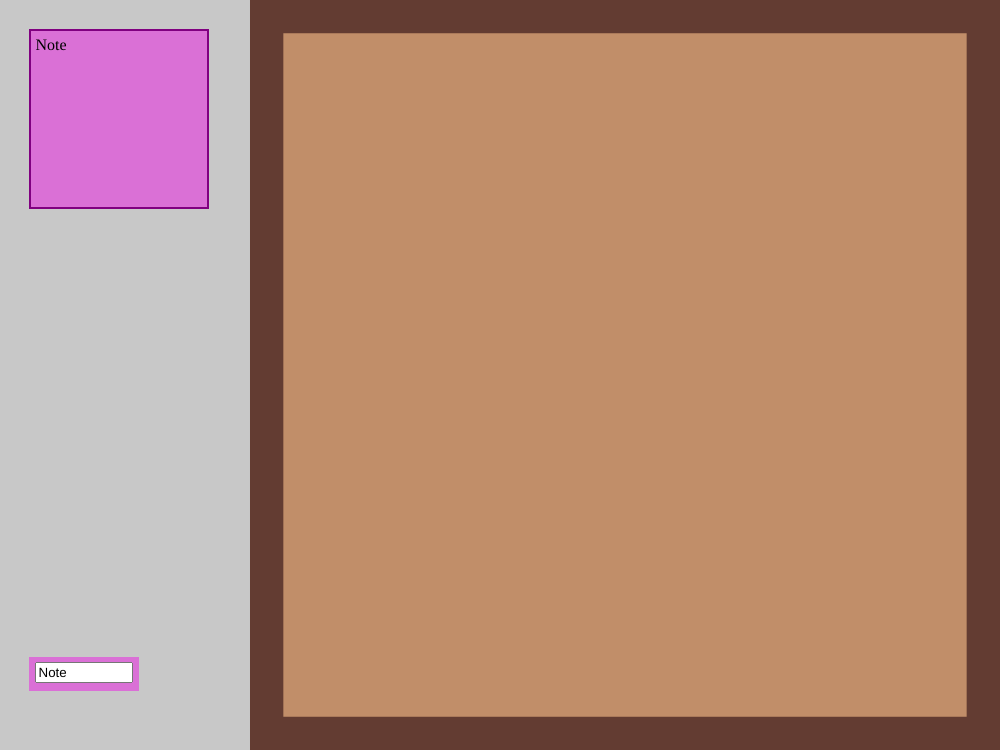
Frame 1 (no input)
Frame 60 (no input): identical to frame 1, image omitted
Frame 120 (the mouse pressed at the canvas centre since frame 60): identical to frame 1, image omitted

The p5.js sketch that drew this single still picture (run headless with seeded random() and noise() and a simulated clock; from frame 60 on, the mouse is pressed at the canvas centre):

// p5.js sketch
// ── sketch.js
let stickyNotes = [];
let boardX, boardY, boardSize, sw;
let dim;

function setup() {
  dim = min(windowWidth, windowHeight);
  sw = dim / 30;
  createCanvas(dim, dim - dim / 4);

  // Board Area
  boardX = dim / 4 + sw / 2;
  boardY = sw / 2;
  boardSize = dim - dim / 4 - sw;

  background(200);
  fill('#C18E69');
  stroke('#633c32');
  strokeWeight(sw);
  square(boardX, boardY, boardSize);

  // Create initial sticky note
  stickyNotes.push(new StickyNote(dim/35, dim/35));
}

function draw() {
  // Continuously check for notes that have been moved into the board
  for (let note of stickyNotes) {
    note.update();
  }
}

class StickyNote {
  constructor(x, y) {
    this.note = createDiv('Note');
    this.note.position(x, y);
    this.note.size(dim/6, dim/6);
    this.note.style('font-size', '16px');
    this.note.style('font-family', 'Comic Sans MS');
    this.note.style('background', 'orchid');
    this.note.style('padding', '5px');
    this.note.style('border', '2px solid purple');
    this.note.draggable();

    this.panel = createDiv('');
    this.panel.position(x, y * 23);
    this.panel.size(100,24);
    this.panel.style('background', 'orchid');
    this.panel.style('padding', '5px');
    this.panel.style('text-align', 'center');

    this.textInput = createInput('Note');
    this.textInput.size(90);
    this.textInput.parent(this.panel);

    this.textInput.input(() => {
      this.note.html(this.textInput.value());
    });

    this.moved = false;
  }

  update() {
    let x = this.note.position().x;
    let y = this.note.position().y;

    if (!this.moved && x > boardX && x < boardX + boardSize && y > boardY && y < boardY + boardSize) {
      this.moved = true;
      stickyNotes.push(new StickyNote(dim/35, dim/35)); // Create a new sticky note at the initial position
    }
  }
}
